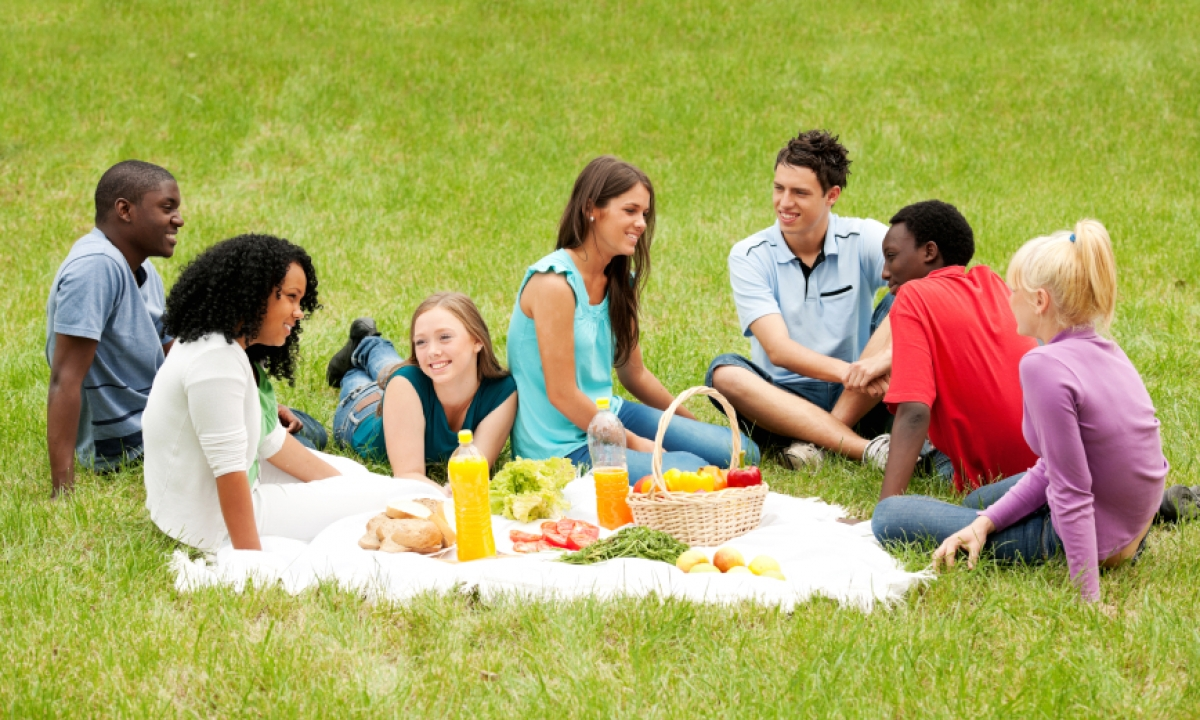
#> input picture picnic.jpg, 1200 x 720 px
$ python face-detect.py
#> lines starting #> are read from the running program, lines starting #| are printed output that depends on the picture; after the words box and inside, x2 and y2 are one past the last pixel; in counts of white or black regions, pixels touching at a corner belong together
import cv2 as cv

img = cv.imread('picnic.jpg')
#> img is the input picture: shape (720, 1200, 3); mean B, G, R 96.8, 167.1, 168.3

face_model = cv.CascadeClassifier('face-detect-model.xml')
gray_scale = cv.cvtColor(img, cv.COLOR_BGR2GRAY)
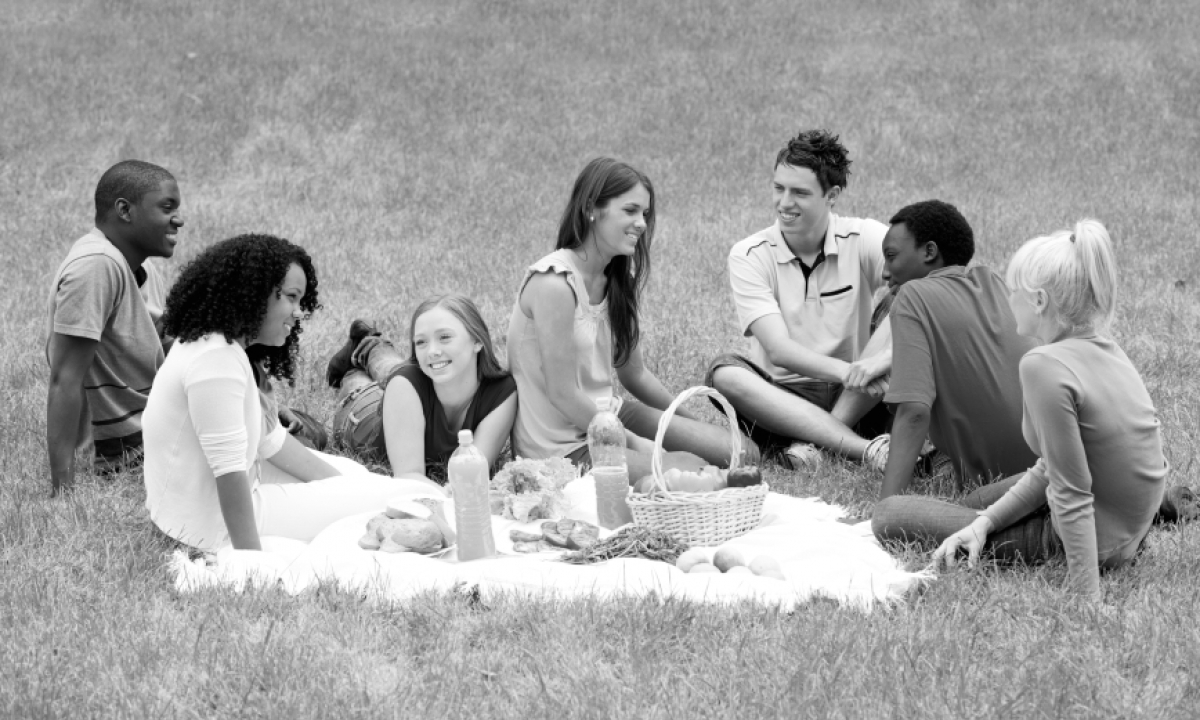
#> gray_scale: shape (720, 1200); min 0, max 255, mean 159.5
faces = face_model.detectMultiScale(gray_scale)
#> faces = [[760, 167, 63, 63], [602, 190, 58, 58], [409, 313, 67, 67], [189, 393, 76, 76]]

for (x,y,w,h) in faces:
    cv.rectangle(img, (x,y), (x+w,y+h), (0,0,250), 2)
#> this loop made 4 passes
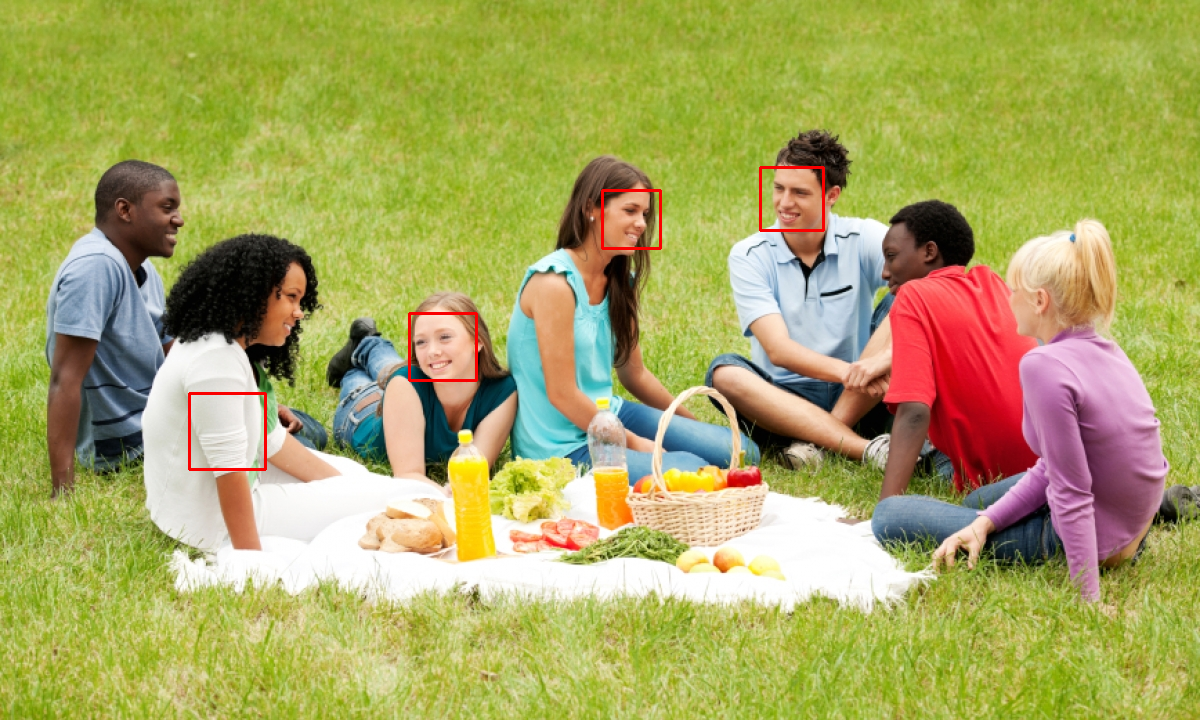
#> img: shape (720, 1200, 3); 0.36% of pixels changed, all inside (x1, y1, x2, y2) = (188, 166, 825, 471)

cv.imshow('image', img)
cv.waitKey(0)
cv.destroyAllWindows()
